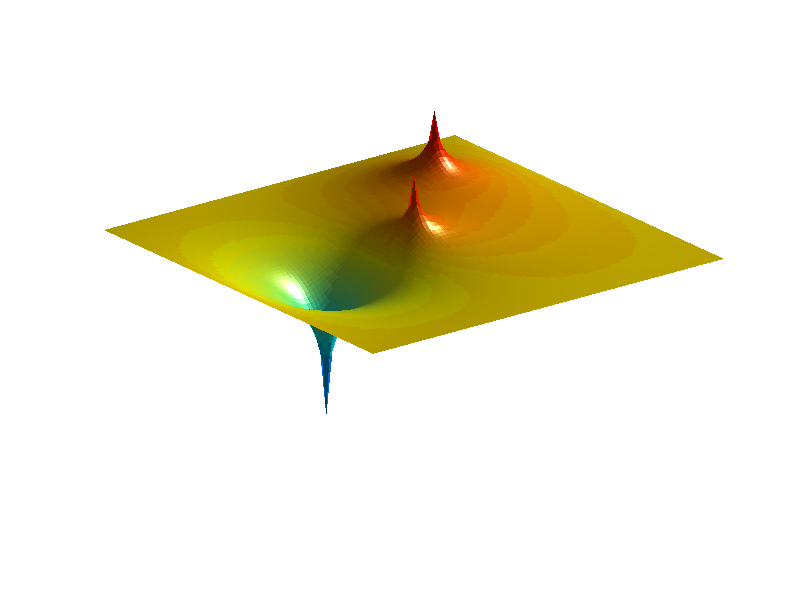

MATLAB code to generate this figure: (Note: this script raises an error after producing the figure.)
clear all
close all
addpath export_fig

if true
    x = linspace(0,1,101);
    y = x;
    [X, Y] = meshgrid(x,y);
    X = X';
    Y = Y';
else
    X = 0.375;
    Y = 0.625;
end
u = zeros(size(X));
N = 0;
sourcePts = [0.5, 0.5;
             0.75, 0.75;
             0.25, 0.5];
strength = [ 1;
             1;
            -2];
if true
    while true
        maxTerm = 0;
        n = N;
        for m = 0:N
            if false
                fact_x = (2*m+1)*pi;
                fact_y = (2*n+1)*pi;
                a_mn = 16/(fact_x^2+fact_y^2)/pi^2/(4*m*n+2*m+2*n+1);
            else
                fact_x = (m+1)*pi;
                fact_y = (n+1)*pi;
                a_mn = 0;
                for i = 1:size(sourcePts,1)
                    a_mn = a_mn + strength(i)*sin(fact_x*sourcePts(i,1))*sin(fact_y*sourcePts(i,2));
                end
                a_mn = 4/(fact_x^2+fact_y^2)*a_mn;        
            end
            uTerm = a_mn*sin(fact_x*X).*sin(fact_y*Y);
            uTermAbs = max(max(abs(uTerm)));
            if uTermAbs > maxTerm
                maxTerm = uTermAbs;
            end
            u = u + uTerm;
            n = n - 1;
        end
        N = N + 1;
        maxu = max(max(abs(u)));
        relDiff = maxTerm/maxu;
        if mod(N,100) == 0
            fprintf('reldiff = %20.15g, u = %0.15g\n', relDiff, maxTerm)
        end
        if relDiff < 1e-5
            break
        end
    end
else
    m = inf;
    n = 0;
    prevAllZero = false;
    while m > 2 && ~prevAllZero
        maxTerm = 0;
        if m < 3
            prevAllZero = true;
        else
            prevAllZero = false;
        end
        m = 0;
        relDiff = inf;
        maxutermPrev = inf;
        while relDiff > 1e-10
            if false
                fact_x = (2*m+1)*pi;
                fact_y = (2*n+1)*pi;
                a_mn = 16/(fact_x^2+fact_y^2)/pi^2/(4*m*n+2*m+2*n+1);
            else
                fact_x = (m+1)*pi;
                fact_y = (n+1)*pi;
                temp = 0;
                for i = 1:size(sourcePts,1)
                    temp = temp + strength(i)*sin(fact_x*sourcePts(i,1))*sin(fact_y*sourcePts(i,2));
                end
                a_mn = 4/(fact_x^2+fact_y^2)*temp;        
            end
            uTerm = a_mn*sin(fact_x*X).*sin(fact_y*Y);
            
            u = u + uTerm;
            maxu = max(max(abs(u)));
            maxuterm = max(max(abs(uTerm)));
            relDiff = (maxuterm + maxutermPrev)/maxu;
            m = m + 1;
            maxutermPrev = maxuterm;
        end
        n = n + 1;
        if mod(n,1) == 0
            fprintf('reldiff = %20.15g, u = %0.15g\n', relDiff, maxu)
        end
    end
end
surf(X,Y,u,'EdgeColor','none','LineStyle','none');
colormap(jet)
camlight
grid off
axis off
set(gcf, 'units','normalized','outerposition',[0 0 1 1]);
export_fig('exact', '-png', '-transparent', '-r200')
% N = 10;
% A = zeros(N+1,N+1);
% for m = 0:N
%     for n = 0:N
%         fact_x = (m+1)*pi;
%         fact_y = (n+1)*pi;
%         temp = 0;
%         for i = 1:size(sourcePts,1)
%             temp = temp + strength(i)*sin(fact_x*sourcePts(i,1))*sin(fact_y*sourcePts(i,2));
%         end
%         A(m+1,n+1) = 4/(fact_x^2+fact_y^2)*temp;  
%     end
% end
% surf(log10(abs(A)))
% N = 100;
% A = zeros(N+1,N+1);
% for m = 0:N
%     for n = 0:N
%         fact_x = (m+1)*pi;
%         fact_y = (n+1)*pi;
%         A(m+1,n+1) = 4/(fact_x^2+fact_y^2);  
%     end
% end
% surf(log10(abs(A)))
% 
% m = inf;
% n = 0;
% prevAllZero = false;
% while m > 2 && ~prevAllZero
%     maxTerm = 0;
%     if m < 3
%         prevAllZero = true;
%     else
%         prevAllZero = false;
%     end
%     m = 0;
%     relDiff = inf;
%     maxutermPrev = inf;
%     while relDiff > 1e-10
%         if false
%             fact_x = (2*m+1)*pi;
%             fact_y = (2*n+1)*pi;
%             a_mn = 16/(fact_x^2+fact_y^2)/pi^2/(4*m*n+2*m+2*n+1);
%         else
%             fact_x = (m+1)*pi;
%             fact_y = (n+1)*pi;
%             temp = 0;
%             for i = 1:size(sourcePts,1)
%                 temp = temp + strength(i)*sin(fact_x*sourcePts(i,1))*sin(fact_y*sourcePts(i,2));
%             end
%             a_mn = 4/(fact_x^2+fact_y^2)*temp;        
%         end
%         uTerm = a_mn*sin(fact_x*X).*sin(fact_y*Y);
% 
%         u = u + uTerm;
%         maxu = max(max(abs(u)));
%         maxuterm = max(max(abs(uTerm)));
%         relDiff = (maxuterm + maxutermPrev)/maxu;
%         m = m + 1;
%         maxutermPrev = maxuterm;
%     end
%     n = n + 1;
%     if mod(n,1) == 0
%         fprintf('reldiff = %20.15g, u = %0.15g\n', relDiff, maxu)
%     end
% end
% -0.073671353281503

% -0.17252(1)

% M = 0:100;
% N = 0:100;
% [MM, NN] = meshgrid(M,N);
% surf(MM,NN, log(16./(((2*MM+1)*pi).^2+((2*NN+1)*pi).^2)/pi^2./(4*MM.*NN+2*MM+2*NN+1)))


% 
% 
% function uTerm = addContribution(m,n,x,y)
% % f = @(x,y) -2*(x-x.^2+y-y.^2);
% % f = @(x,y) exp(x+y);
% 
% 
% fact_x = (m+1)*pi;
% fact_y = (n+1)*pi;
% % N = 64;
% % M = 64;
% % MN = M*N;
% % [W,Q] = gaussianQuadNURBS(M,N);
% % a_mn = 0;
% % J_2 = 0.25;
% % for gp = 1:MN
% %     xit = Q(gp,1);
% %     etat = Q(gp,2);
% %     wt = W(gp);
% %     
% %     xt = (xit+1)/2;
% %     yt = (etat+1)/2;
% %     
% %     a_mn = a_mn + f(xt,yt)*sin(fact_x*xt)*sin(fact_y*yt)*J_2*wt;
% % end
% % integrand = @(xt,yt) f(xt,yt).*sin(fact_x*xt).*sin(fact_y*yt);
% % a_mn = integral2(integrand,0,1,0,1);
% a_mn = ((-1)^(n+m) + (-1)^n + (-1)^m + 1)/(m*n + m + n + 1)/pi^2;
% % 4/(fact_x^2+fact_y^2)
% a_mn = -4/(fact_x^2+fact_y^2)*a_mn;
% uTerm = a_mn*sin(fact_x*x)*sin(fact_y*y);
% 
